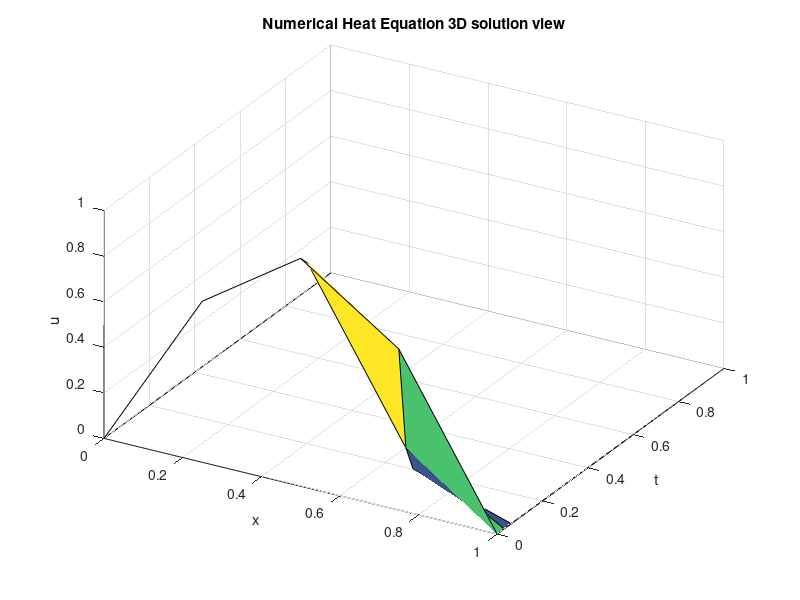
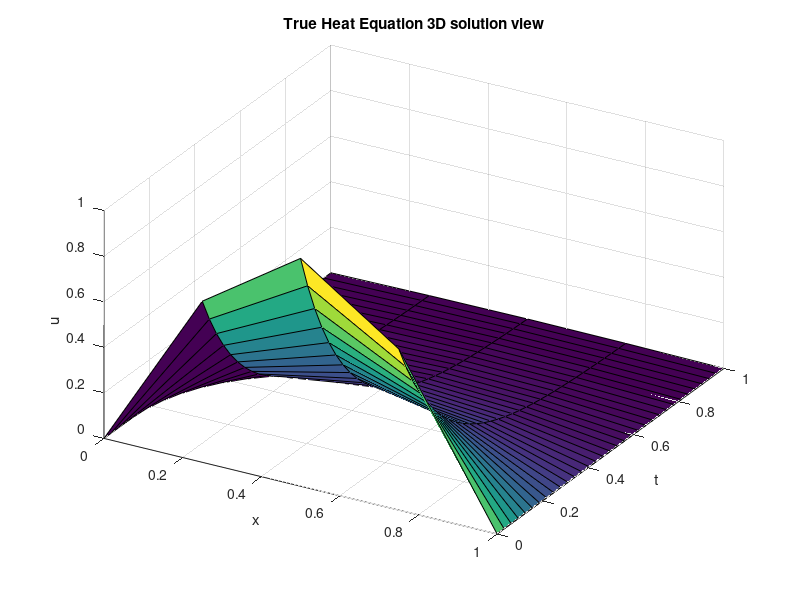

Reproduce these figures in MATLAB, in order. (Note: this script raises an error after producing the figures.)
%CASE III ID#13

% Initialize
clc
clear
format long
po = 2;

L=1; %x length
T=1; %time to elapse
D=1/2; %Diffusivity coeff
M=2^po; %various different space step iterations

x_0=0;
t_0=0;

K=2^(2*po+1);
dx=L/M;
dt=T/K;

for j=1:K+1
    t(j)=(j-1)*dt;
end %time steps for mesh
t
t = 0:dt:T


R=D*dt/dx^2; % 
if R >= 1/2
    disp('R must be less than 1/2. Try lowering value of M')
    return
end


% Numerical Soln Loop

% Position Mesh Points
for i=1:M+1
    x(i)=(i-1)*dx; %since Matlab begins at 1, x_0 must be i-1
end

x = 0:dx:L; %for -L to L, change M to 2*M

a = @(t) 0;         %2*t;       %boundary condition x=0
b = @(t) 0;           %2*t+L;     %boundary condition x=L
g = @(x) sin(pi.*x);  %x.^2;      %initial condition, t=0


u=zeros(K+1, M+1);

u(:,1)=a(t'); %input BCs
u(:,end)=b(t');
u(1,:)=g(x); %input ICs



% Forward Difference Scheme
for j=1:K
    for i=2:M
        u(j+1, i) = ((1-2*R)*u(j,i)*(u(j,i)+u(j,i+1)) + R*(u(j,i+1)+u(j,i-1))^2)/(2*u(j,i-1));
    end
end
  
    

%loop for exact solution
u_true=zeros(K+1, M+1);

for j=1:K+1
    for i=1:M+1
        u_true(j,i) = sin(pi.*x(i))*exp(-D*pi^2*t(j));       %note, the exp coul 
        
        %u(j+1,i)=(1-2R)*u(j,i) + R*(u(j,i+1) + u(j, i-1)) as alt equation
    end
end

%{
figure(1)
for j=1:K+1
    plot(x,u_true(j,:),'linewidth',2);
    hold on;
end
title('True Heat Equation 2D views for different times')
xlabel('x')
ylabel('u_truee')

figure(2)
for j=1:K+1
    plot(x,u(j,:),'linewidth',2);
    hold on;
end
title('Numerical Heat Equation 2D views for different times')
xlabel('x')
ylabel('u')
%}
figure(3)
X1=kron(ones(K+1,1),x);
T1=kron(ones(1,M+1),t');
surf(X1,T1,u)
view(30,40);
title('Numerical Heat Equation 3D solution view')
xlabel('x')
ylabel('t')
zlabel('u')

figure(4)
X1=kron(ones(K+1,1),x);
T1=kron(ones(1,M+1),t');
surf(X1,T1,u_true)
view(30,40);
title('True Heat Equation 3D solution view')
xlabel('x')
ylabel('t')
zlabel('u')
%{
figure(5)
plot(x,u(K,:),'linewidth',2);
hold on;
plot(x,u_true(K,:),'linewidth',2);
%}

% Errors and norms
    
u1 = u(end-1,:)
u1_true = u_true(end-1,:)


    L_inf = max(max(abs(u1-u1_true))); %NEED COMPUTE VECTOR NORM NOT MATRIX NORM, SO USE LAST ROW, COMPARE AT T = 1

    L2 = norm(u1-u1_true, 1); %FIX THIS

    L1  = norm(u1-u1_true, 2);

    L1 = L1';
    L2 = L2';
    L_inf = L_inf';
    
    x(2) - x(1)
    results = table(K, M, L1,L2,L_inf)
